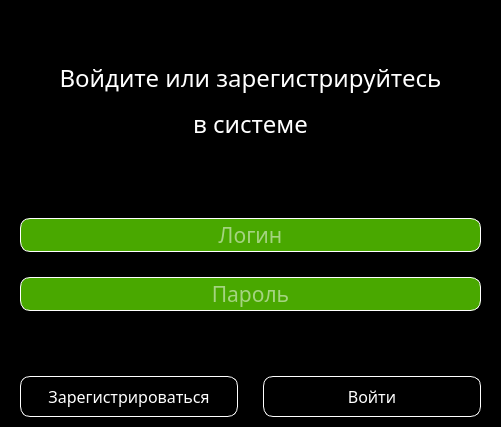
<?xml version="1.0" encoding="UTF-8"?>
<ui version="4.0">
 <class>MainWindow</class>
 <widget class="QMainWindow" name="MainWindow">
  <property name="geometry">
   <rect>
    <x>0</x>
    <y>0</y>
    <width>501</width>
    <height>427</height>
   </rect>
  </property>
  <property name="windowTitle">
   <string>MainWindow</string>
  </property>
  <widget class="QWidget" name="centralwidget">
   <property name="styleSheet">
    <string notr="true">background-color: rgb(0, 0, 0);</string>
   </property>
   <layout class="QVBoxLayout" name="verticalLayout_2">
    <property name="spacing">
     <number>25</number>
    </property>
    <property name="sizeConstraint">
     <enum>QLayout::SetDefaultConstraint</enum>
    </property>
    <property name="leftMargin">
     <number>20</number>
    </property>
    <property name="topMargin">
     <number>10</number>
    </property>
    <property name="rightMargin">
     <number>20</number>
    </property>
    <property name="bottomMargin">
     <number>10</number>
    </property>
    <item>
     <widget class="QLabel" name="label_wind_title">
      <property name="font">
       <font>
        <family>Bahnschrift SemiBold</family>
        <pointsize>18</pointsize>
       </font>
      </property>
      <property name="styleSheet">
       <string notr="true">color: rgb(255, 255, 255);</string>
      </property>
      <property name="text">
       <string>&lt;html&gt;&lt;head/&gt;&lt;body&gt;&lt;p align=&quot;center&quot;&gt;Войдите или зарегистрируйтесь&lt;/p&gt;&lt;p align=&quot;center&quot;&gt;в системе&lt;/p&gt;&lt;/body&gt;&lt;/html&gt;</string>
      </property>
     </widget>
    </item>
    <item>
     <widget class="QLineEdit" name="lineEdit_login">
      <property name="font">
       <font>
        <family>Bahnschrift SemiBold</family>
        <pointsize>16</pointsize>
       </font>
      </property>
      <property name="styleSheet">
       <string notr="true">color: rgb(255, 255, 255);
background-color: rgb(73, 168, 0);

border-color: rgb(255, 255, 255);
border-radius: 10px;
border: 1px solid white;</string>
      </property>
      <property name="text">
       <string/>
      </property>
      <property name="alignment">
       <set>Qt::AlignCenter</set>
      </property>
      <property name="placeholderText">
       <string>Логин</string>
      </property>
     </widget>
    </item>
    <item>
     <widget class="QLineEdit" name="lineEdit_password">
      <property name="font">
       <font>
        <family>Bahnschrift SemiBold</family>
        <pointsize>16</pointsize>
       </font>
      </property>
      <property name="styleSheet">
       <string notr="true">color: rgb(255, 255, 255);
background-color: rgb(73, 168, 0);

border-color: rgb(255, 255, 255);
border-radius: 10px;
border: 1px solid white;</string>
      </property>
      <property name="echoMode">
       <enum>QLineEdit::PasswordEchoOnEdit</enum>
      </property>
      <property name="alignment">
       <set>Qt::AlignCenter</set>
      </property>
      <property name="placeholderText">
       <string>Пароль</string>
      </property>
     </widget>
    </item>
    <item>
     <layout class="QHBoxLayout" name="horizontalLayout_2">
      <property name="topMargin">
       <number>40</number>
      </property>
      <item>
       <widget class="QPushButton" name="pushButton_registrate">
        <property name="font">
         <font>
          <family>Bahnschrift SemiBold</family>
          <pointsize>12</pointsize>
         </font>
        </property>
        <property name="styleSheet">
         <string notr="true">QPushButton {

color: rgb(255, 255, 255);

padding: 8px;

border-color: rgb(255, 255, 255);
border-radius: 10px;
border: 1px solid white;

}

QPushButton:hover {
background-color: rgb(4, 74, 0);
}</string>
        </property>
        <property name="text">
         <string>Зарегистрироваться</string>
        </property>
       </widget>
      </item>
      <item>
       <widget class="QPushButton" name="pushButton_enter">
        <property name="font">
         <font>
          <family>Bahnschrift SemiBold</family>
          <pointsize>12</pointsize>
         </font>
        </property>
        <property name="styleSheet">
         <string notr="true">QPushButton {

color: rgb(255, 255, 255);

padding: 8px;

border-color: rgb(255, 255, 255);
border-radius: 10px;
border: 1px solid white;

}

QPushButton:hover {
background-color: rgb(4, 74, 0);
}</string>
        </property>
        <property name="text">
         <string>Войти</string>
        </property>
       </widget>
      </item>
     </layout>
    </item>
   </layout>
  </widget>
 </widget>
 <resources/>
 <connections/>
</ui>
